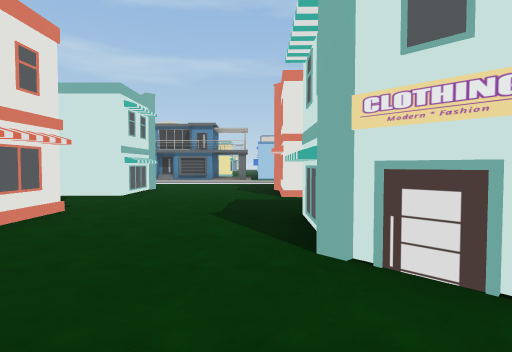
View 1 (above)

24 first-person views from a walk through a 3-D level made in the Unity game engine. The camera is 1.5 m above the floor, tilts 2° down and sees 80° across. The floor is counted in squares, 2 m on a side. Each view is taken from the middle of a square. On the plan, view 1 faces up. The plan holds only what a view shows up to about 10 squares ahead; the rest is blank. The place goes on beyond the plan. The player is left out. Some animated figures are not drawn. Some surface patterns are stand-ins.

View 2
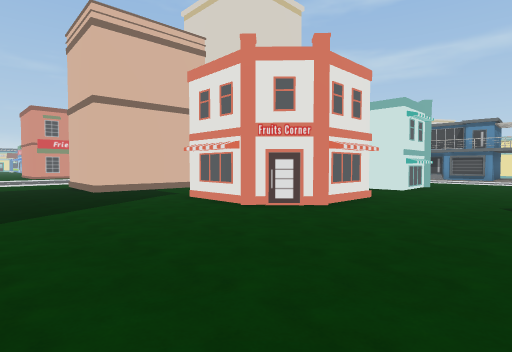

View 3
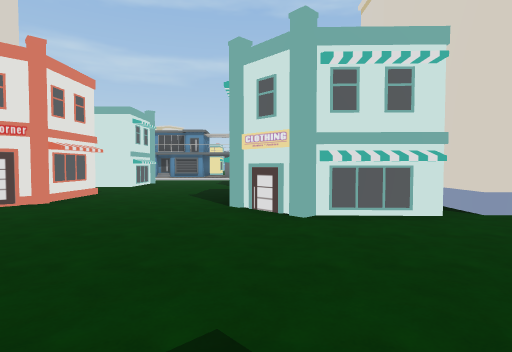

View 4
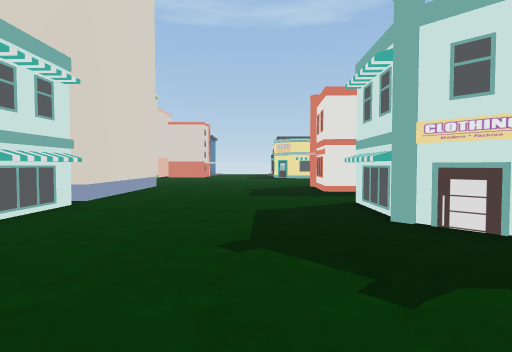

View 5
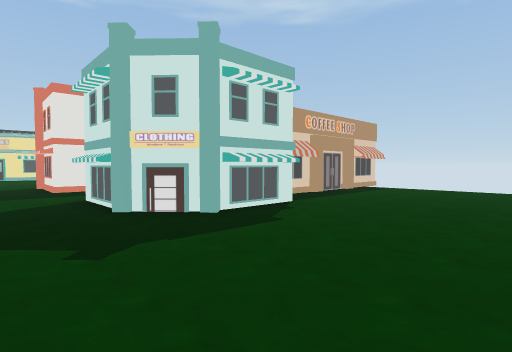

View 6
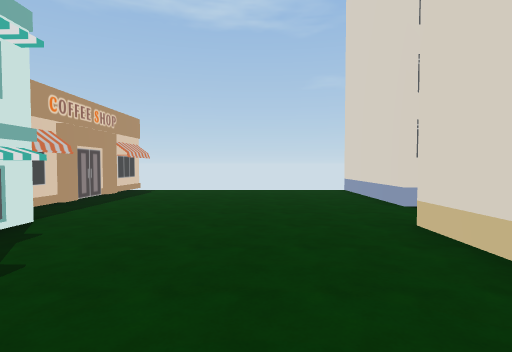

View 7
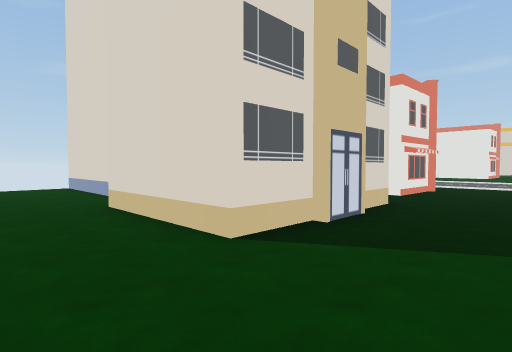

View 8
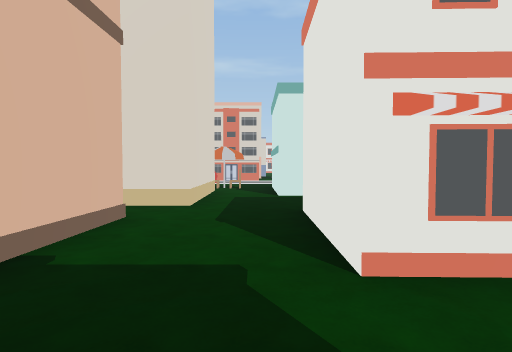

View 9
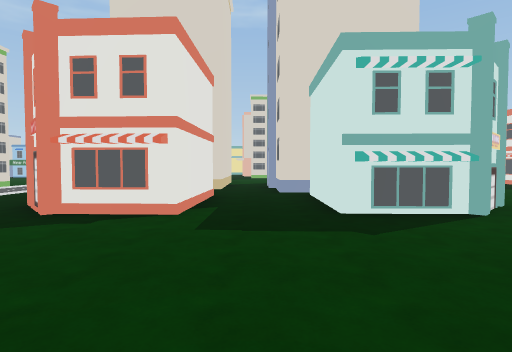

View 10
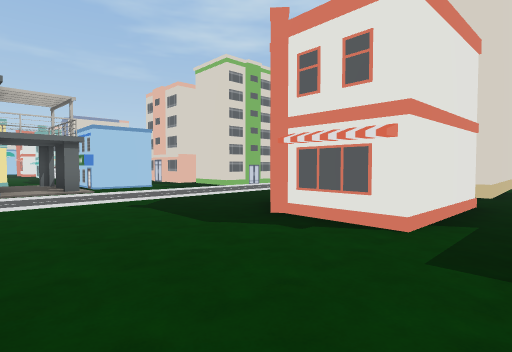

View 11
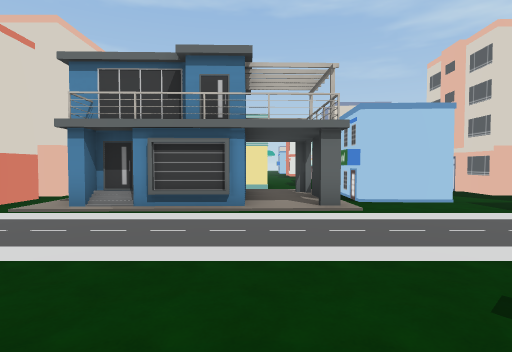

View 12
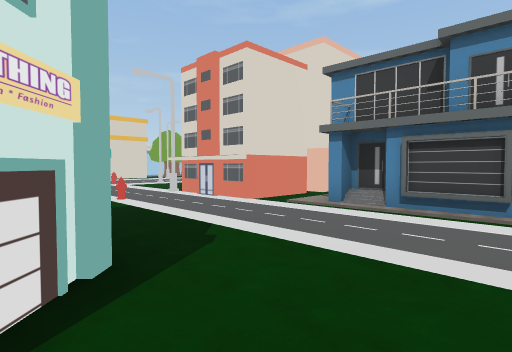

View 13
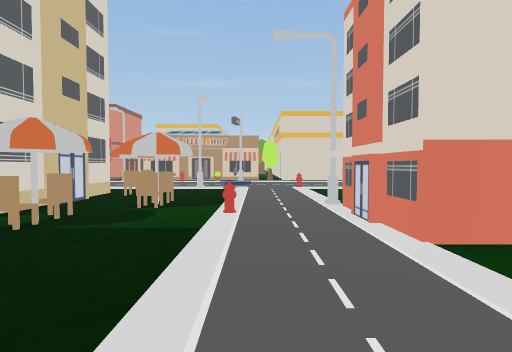

View 14
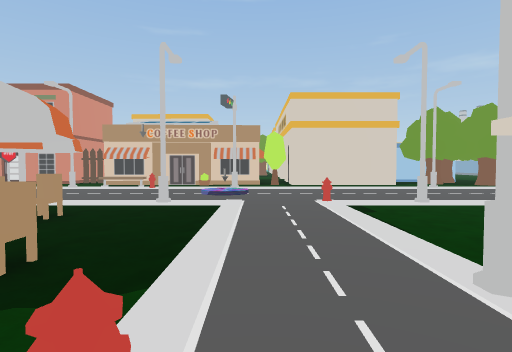

View 15
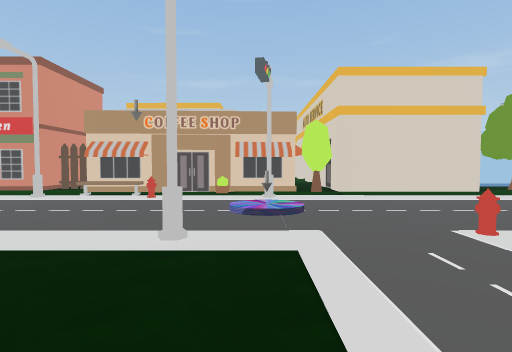

View 16
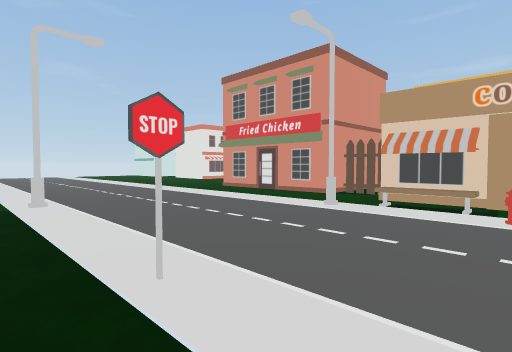

View 17
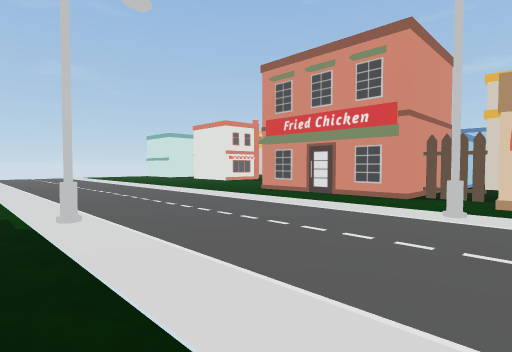

View 18
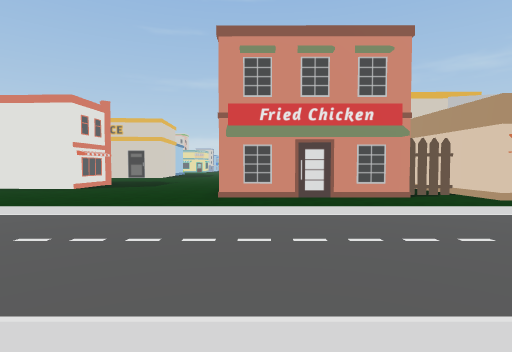

View 19
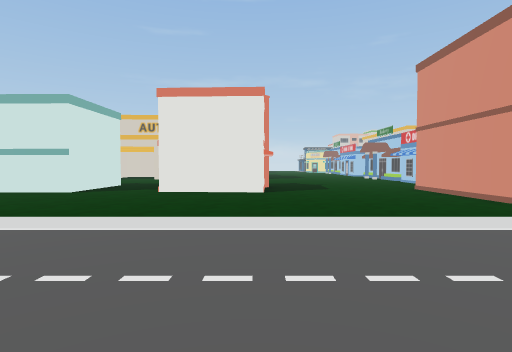

View 20
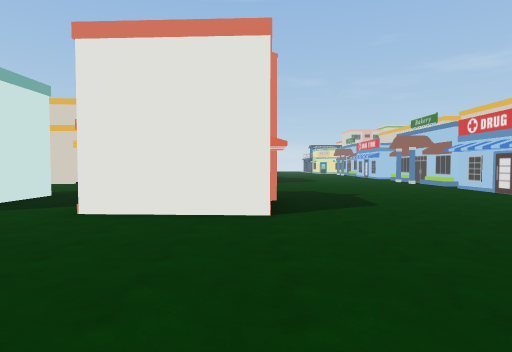

View 21
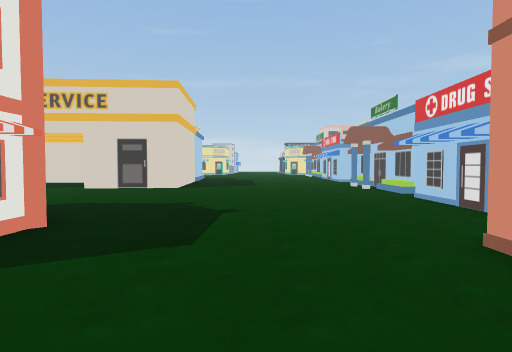

View 22
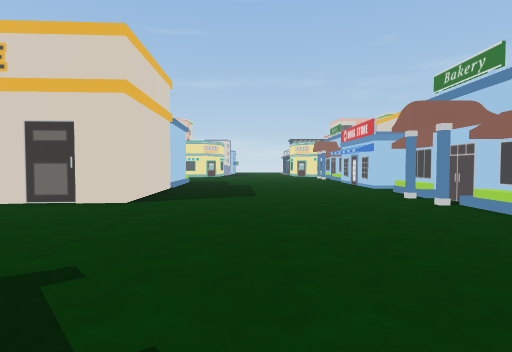

View 23
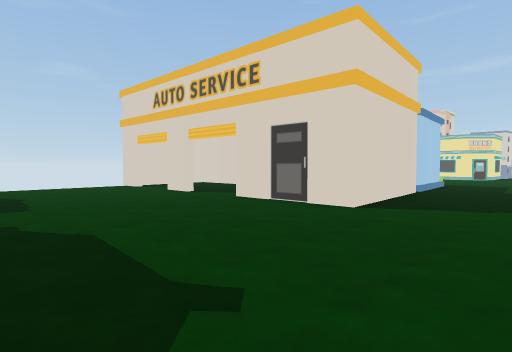

View 24
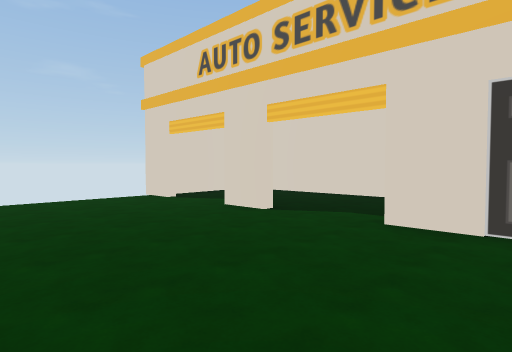

### Floor plan
Key: @ floor where view 1 was taken; # wall or solid block; . floor; / step, stairs or slope; O other object.
Columns run from 36 left of view 1 to 7 right of it. Each row starts with its distance up from view 1.
 20                .O ..              #.OOO O
 19                ...O...       O    ..    O
 18                 O......     OO    .#O  .O
 17                 O.......     ..   .#OOO..
 16                 O.....O...   O.###......
 15                 O..........OOO.//..#...
 14                 O.....O...O.............
 13                 #..........O.............
 12                 #.O.O....................
 11                 #.....O...O... O........
 10                 #.O.....O...O.O O.....#   O
  9            O    #O......OOOO..O  O...##   O
  8            O ####O....#.   O..OOOO...###  O
  7            O...#..O.....   O..............OO
  6               .O........   O... ...........
  5              ###........   ...###........OO
  4  # O OO        #........   #..###....OOO O
  3  #./O///###    ##.....O.   #..###....O   O
  2  ............####.......   #..###....OOO.OOO
  1  ......................  ###................
  0  ...................... ............@.......
 -1  ...........................................
 -2 ............................................
 -3 ............................................
 -4 OOOOOO.....###..........###.OOOOO.....OOO..#
 -5      O.....  #........          O....OO   .#
 -6      O.....  #.......           O....O
 -7    .......  ........            .....O
 -8   ........ ........            .......
 -9   O..O...........              O......#
-10   O.......OOOO..               O......#
-11   O ......   O.                O......#
-12     .O....                     O......#
-13    OOO                                #

Where each view was taken, in squares from view 1:
view 1: 0 up, 0 right, facing up
view 2: 2 down, 0 right, facing up-left
view 3: 3 down, 1 right, facing up
view 4: 2 down, 2 left, facing right
view 5: 2 down, 3 left, facing down-right
view 6: 3 down, 2 left, facing down
view 7: 1 down, 2 left, facing down-left
view 8: 0 up, 7 left, facing up
view 9: 6 up, 4 left, facing right
view 10: 6 up, 3 left, facing up-right
view 11: 10 up, 2 left, facing up
view 12: 10 up, 2 left, facing up-left
view 13: 13 up, 4 left, facing left
view 14: 13 up, 8 left, facing left
view 15: 12 up, 11 left, facing left
view 16: 10 up, 13 left, facing down-left
view 17: 8 up, 13 left, facing down-left
view 18: 2 up, 13 left, facing left
view 19: 4 down, 14 left, facing left
view 20: 4 down, 18 left, facing left
view 21: 1 down, 21 left, facing left
view 22: 1 down, 25 left, facing left
view 23: 1 down, 26 left, facing down-left
view 24: 5 down, 27 left, facing down-left
